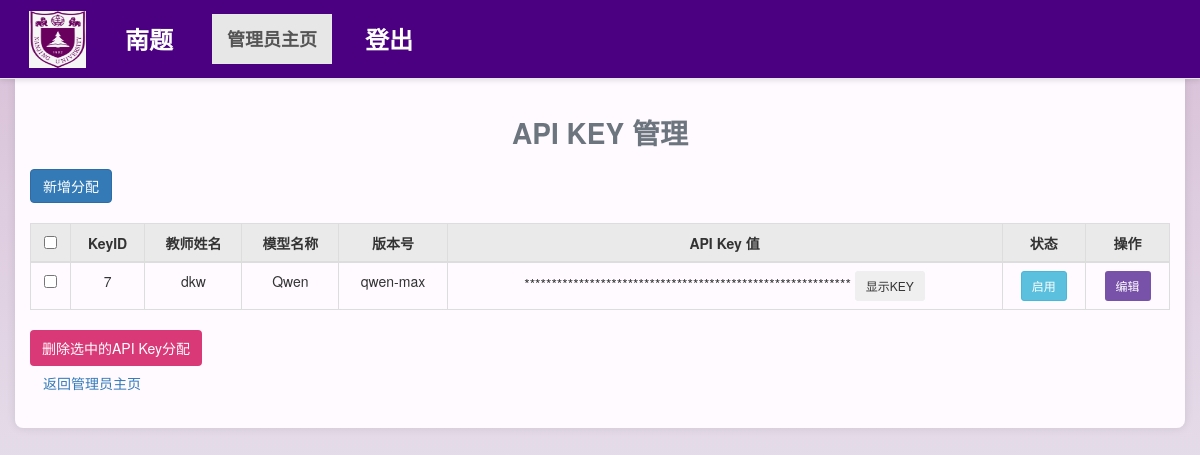
Page /api_key_management/ (signed in) on the committed database.
### users/models.py (models this page shows, shortened)
class APIKey(models.Model):
    KeyID = models.AutoField(primary_key=True)
    TeacherID = models.ForeignKey(
        Teacher, on_delete=models.CASCADE, related_name="api_keys"
    )
    Model = models.CharField(max_length=50)
    Version = models.CharField(max_length=20)
    KeyValue = models.CharField(max_length=255)
    Status = models.BooleanField(default=True)
    class Meta:
        db_table = "APIKey"
        indexes = [
            models.Index(fields=["TeacherID", "Status"], name="idx_apikey_teacher_status"),
            models.Index(fields=["Model", "Version"], name="idx_apikey_model_version"),
        ]

class Teacher(models.Model):
    TeacherID = models.AutoField(primary_key=True)
    Name = models.CharField(max_length=50)
    Email = models.EmailField(max_length=100, null=True, unique=True)  # , blank=True)
    Password = models.CharField(max_length=255, default="123456")
    class Meta:
        db_table = "Teacher"
        indexes = [
            models.Index(fields=["Email"], name="idx_teacher_email"),
        ]

### users/views.py (the view)
# urls.py: path("api_key_management/", views.api_key_management, name="api_key_management"),
def api_key_management(request):
    admin_id = request.session.get("admin_id")
    if not admin_id:
        messages.error(request, "无权限访问 API KEY 管理模块")
        return redirect("login")
    api_keys = APIKey.objects.all()
    context = {
        "api_keys": api_keys,
    }
    return render(request, "api_key_management.html", context)

### templates/api_key_management.html (shortened to what this page needs)
{% extends 'base.html' %}
{% block content %}
    <h2 class="page-title">API KEY 管理</h2>
    <a href="{% url 'add_api_key' %}" class="btn btn-primary mb-3">新增分配</a>
    <br><br>
    <form method="POST" action="{% url 'delete_api_keys' %}">
        <table class="table table-bordered">
            <thead>
                <tr>
                    <th><input type="checkbox" id="select-all-keys"></th>
                    <th>KeyID</th>
                    <th>教师姓名</th>
                    <th>模型名称</th>
                    <th>版本号</th>
                    <th>API Key 值</th>
                    <th>状态</th>
                    <th>操作</th>
                </tr>
            </thead>
            <tbody>
                {% for key in api_keys %}
                <tr>
                    <td><input type="checkbox" name="key_ids" class="key-checkbox" value="{{ key.KeyID }}"></td>
                    <td>{{ key.KeyID }}</td>
                    <td>{{ key.TeacherID.Name }}</td>
                    <td>{{ key.Model }}</td>
                    <td>{{ key.Version }}</td>
                    <td>
                        <span class="api-key-value" data-key="{{ key.KeyValue }}">************************************************************</span>
                        <button type="button" class="btn btn-sm btn-secondary toggle-api-key">显示KEY</button>
                    </td>
                    <td>
                        <a href="{% url 'toggle_api_key_status' key.KeyID %}" class="btn btn-sm btn-info">
                            {% if key.Status %}启用{% else %}禁用{% endif %}
                        </a>
                    </td>
                    <td>
                        <a href="{% url 'edit_api_key' key.KeyID %}" class="btn btn-sm edit-btn">编辑</a>
                    </td>
                </tr>
                {% empty %}
                <tr>
                    <td colspan="8">暂无API Key分配</td>
                </tr>
                {% endfor %}
            </tbody>
        </table>
        <button type="submit" class="delete-btn">删除选中的API Key分配</button>
    </form>
     <div class="mt-3">
        <a href="{% url 'admin_dashboard' %}" class="btn btn-secondary">返回管理员主页</a>
    </div>
{% endblock %}

### static/css/styles.css (style rules this page uses)
body { font-family: 'Arial', sans-serif; color: #333; background: linear-gradient(180deg, #D8BFD8 0%, #eef1f5 100%); margin: 0; padding: 0; }
.page-title { text-align: center; font-size: 2em; color: #6c757d; margin-bottom: 20px; font-weight: bold; }
table { border-collapse: collapse; width: 100%; margin-bottom: 20px; }
table th, table td { border: 2px solid #6c5ce7; padding: 10px; text-align: center; }
th { background-color: #eaeaea; }
h2 { text-align: center; margin-bottom: 20px; color: #333; }
.delete-btn { background-color: #d93977; color: white; border: none; padding: 8px 12px; border-radius: 4px; cursor: pointer; transition: background-color 0.3s ease; }
.edit-btn { background-color: #7851A9; color: white; border: none; padding: 8px 12px; border-radius: 4px; cursor: pointer; transition: background-color 0.3s ease; }

### rows in the picture
APIKey: KeyID "7", TeacherID.Name "dkw", Model "Qwen", Version "qwen-max", Status "启用"
